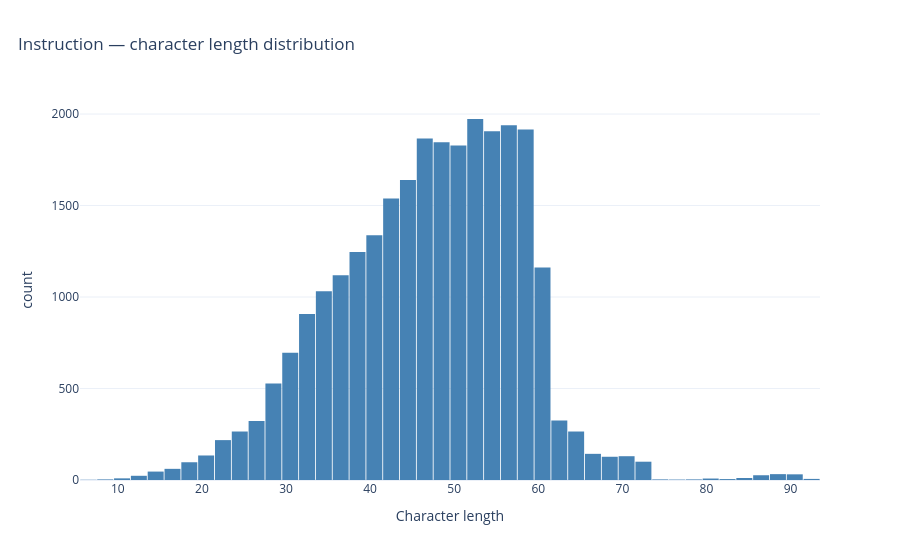
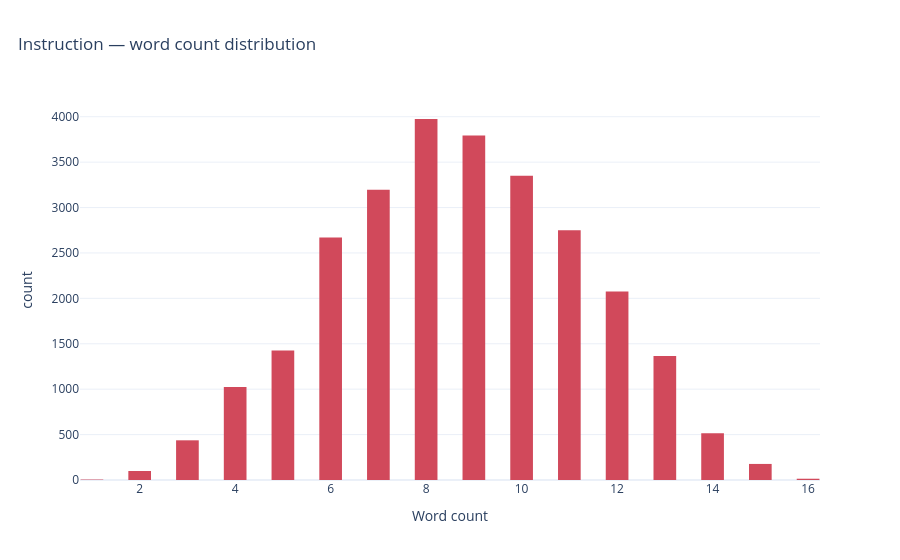
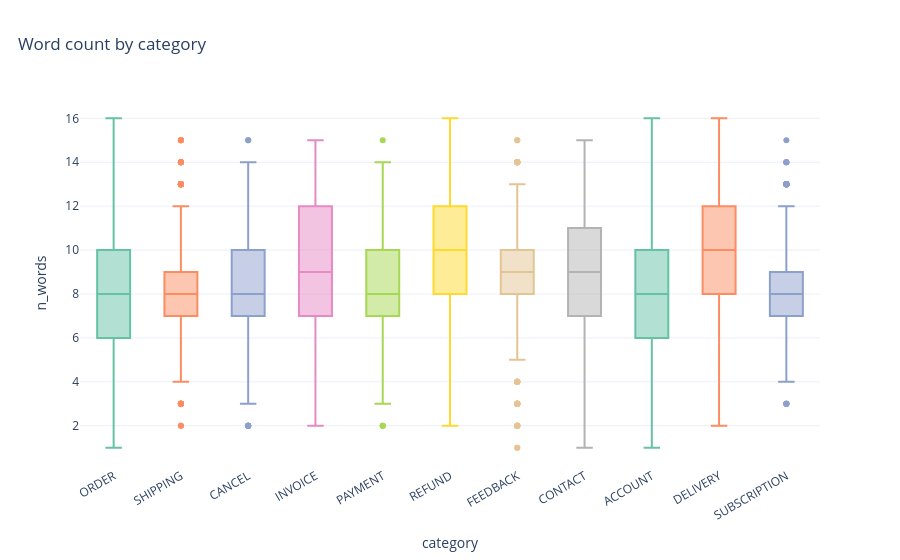

The notebook cell these images were saved under, in order:
### Markdown cell above
### 4. Text Length Distribution
**Checking for:** Utterance length in words and characters.

**Model signals:** Median ~8 words. Short text weakens bag-of-words models as there are fewer discriminating terms per sample. Transformer models handle short sequences natively without truncation.

### Code cell
# =============================================================================
# TEXT LENGTH ANALYSIS
# =============================================================================
section("Text length analysis")

df["n_chars"] = df[FEATURE_COL].str.len()
df["n_words"] = df[FEATURE_COL].str.split().str.len()

print("-" * 80)
print(df[["n_chars", "n_words"]].describe().round(2).to_string())

fig = px.histogram(
    df, x="n_chars", nbins=60,
    title="Instruction — character length distribution",
    labels={"n_chars": "Character length", "count": "Count"}
)
fig.update_traces(marker_color=C_BLUE)
fig.update_layout(bargap=0.05, title_x=0.02)
fig.show()

fig = px.histogram(
    df, x="n_words", nbins=40,
    title="Instruction — word count distribution",
    labels={"n_words": "Word count", "count": "Count"}
)
fig.update_traces(marker_color=C_RED)
fig.update_layout(bargap=0.05, title_x=0.02)
fig.show()

fig = px.box(
    df, y="n_words", x="category",
    title="Word count by category",
    color="category",
    color_discrete_sequence=COLORS_SEQ
)
fig.update_layout(title_x=0.02, xaxis_tickangle=-30, showlegend=False)
fig.show()

### Figure 1 — Plotly figure (JSON) as saved in the notebook; plotly's stock layout.template omitted (floating-point values rounded to 4 significant figures; data arrays with more than 128 entries replaced by an {"elided": "..."} marker saying what was removed)
{"data": [{"bingroup": "x", "hovertemplate": "Character length=%{x}<br>count=%{y}<extra></extra>", "legendgroup": "", "marker": {"color": "steelblue", "pattern": {"shape": ""}}, "name": "", "nbinsx": 60, "orientation": "v", "showlegend": false, "type": "histogram", "x": {"elided": "26872 int values"}, "xaxis": "x", "yaxis": "y"}], "layout": {"bargap": 0.05, "barmode": "relative", "legend": {"tracegroupgap": 0}, "title": {"text": "Instruction — character length distribution", "x": 0.02}, "xaxis": {"anchor": "y", "domain": [0, 1], "title": {"text": "Character length"}}, "yaxis": {"anchor": "x", "domain": [0, 1], "title": {"text": "count"}}}}

### Figure 2 — Plotly figure (JSON) as saved in the notebook; plotly's stock layout.template omitted (floating-point values rounded to 4 significant figures; data arrays with more than 128 entries replaced by an {"elided": "..."} marker saying what was removed)
{"data": [{"bingroup": "x", "hovertemplate": "Word count=%{x}<br>count=%{y}<extra></extra>", "legendgroup": "", "marker": {"color": "#D1495B", "pattern": {"shape": ""}}, "name": "", "nbinsx": 40, "orientation": "v", "showlegend": false, "type": "histogram", "x": {"elided": "26872 int values"}, "xaxis": "x", "yaxis": "y"}], "layout": {"bargap": 0.05, "barmode": "relative", "legend": {"tracegroupgap": 0}, "title": {"text": "Instruction — word count distribution", "x": 0.02}, "xaxis": {"anchor": "y", "domain": [0, 1], "title": {"text": "Word count"}}, "yaxis": {"anchor": "x", "domain": [0, 1], "title": {"text": "count"}}}}

### Figure 3 — Plotly figure (JSON) as saved in the notebook; plotly's stock layout.template omitted (floating-point values rounded to 4 significant figures; data arrays with more than 128 entries replaced by an {"elided": "..."} marker saying what was removed)
{"data": [{"alignmentgroup": "True", "hovertemplate": "category=%{x}<br>n_words=%{y}<extra></extra>", "legendgroup": "ORDER", "marker": {"color": "rgb(102,194,165)"}, "name": "ORDER", "notched": false, "offsetgroup": "ORDER", "orientation": "v", "showlegend": true, "type": "box", "x": {"elided": "3988 str values"}, "x0": " ", "xaxis": "x", "y": {"elided": "3988 int values"}, "y0": " ", "yaxis": "y"}, {"alignmentgroup": "True", "hovertemplate": "category=%{x}<br>n_words=%{y}<extra></extra>", "legendgroup": "SHIPPING", "marker": {"color": "rgb(252,141,98)"}, "name": "SHIPPING", "notched": false, "offsetgroup": "SHIPPING", "orientation": "v", "showlegend": true, "type": "box", "x": {"elided": "1970 str values"}, "x0": " ", "xaxis": "x", "y": {"elided": "1970 int values"}, "y0": " ", "yaxis": "y"}, {"alignmentgroup": "True", "hovertemplate": "category=%{x}<br>n_words=%{y}<extra></extra>", "legendgroup": "CANCEL", "marker": {"color": "rgb(141,160,203)"}, "name": "CANCEL", "notched": false, "offsetgroup": "CANCEL", "orientation": "v", "showlegend": true, "type": "box", "x": {"elided": "950 str values"}, "x0": " ", "xaxis": "x", "y": {"elided": "950 int values"}, "y0": " ", "yaxis": "y"}, {"alignmentgroup": "True", "hovertemplate": "category=%{x}<br>n_words=%{y}<extra></extra>", "legendgroup": "INVOICE", "marker": {"color": "rgb(231,138,195)"}, "name": "INVOICE", "notched": false, "offsetgroup": "INVOICE", "orientation": "v", "showlegend": true, "type": "box", "x": {"elided": "1999 str values"}, "x0": " ", "xaxis": "x", "y": {"elided": "1999 int values"}, "y0": " ", "yaxis": "y"}, {"alignmentgroup": "True", "hovertemplate": "category=%{x}<br>n_words=%{y}<extra></extra>", "legendgroup": "PAYMENT", "marker": {"color": "rgb(166,216,84)"}, "name": "PAYMENT", "notched": false, "offsetgroup": "PAYMENT", "orientation": "v", "showlegend": true, "type": "box", "x": {"elided": "1998 str values"}, "x0": " ", "xaxis": "x", "y": {"elided": "1998 int values"}, "y0": " ", "yaxis": "y"}, {"alignmentgroup": "True", "hovertemplate": "category=%{x}<br>n_words=%{y}<extra></extra>", "legendgroup": "REFUND", "marker": {"color": "rgb(255,217,47)"}, "name": "REFUND", "notched": false, "offsetgroup": "REFUND", "orientation": "v", "showlegend": true, "type": "box", "x": {"elided": "2992 str values"}, "x0": " ", "xaxis": "x", "y": {"elided": "2992 int values"}, "y0": " ", "yaxis": "y"}, {"alignmentgroup": "True", "hovertemplate": "category=%{x}<br>n_words=%{y}<extra></extra>", "legendgroup": "FEEDBACK", "marker": {"color": "rgb(229,196,148)"}, "name": "FEEDBACK", "notched": false, "offsetgroup": "FEEDBACK", "orientation": "v", "showlegend": true, "type": "box", "x": {"elided": "1997 str values"}, "x0": " ", "xaxis": "x", "y": {"elided": "1997 int values"}, "y0": " ", "yaxis": "y"}, {"alignmentgroup": "True", "hovertemplate": "category=%{x}<br>n_words=%{y}<extra></extra>", "legendgroup": "CONTACT", "marker": {"color": "rgb(179,179,179)"}, "name": "CONTACT", "notched": false, "offsetgroup": "CONTACT", "orientation": "v", "showlegend": true, "type": "box", "x": {"elided": "1999 str values"}, "x0": " ", "xaxis": "x", "y": {"elided": "1999 int values"}, "y0": " ", "yaxis": "y"}, {"alignmentgroup": "True", "hovertemplate": "category=%{x}<br>n_words=%{y}<extra></extra>", "legendgroup": "ACCOUNT", "marker": {"color": "rgb(102,194,165)"}, "name": "ACCOUNT", "notched": false, "offsetgroup": "ACCOUNT", "orientation": "v", "showlegend": true, "type": "box", "x": {"elided": "5986 str values"}, "x0": " ", "xaxis": "x", "y": {"elided": "5986 int values"}, "y0": " ", "yaxis": "y"}, {"alignmentgroup": "True", "hovertemplate": "category=%{x}<br>n_words=%{y}<extra></extra>", "legendgroup": "DELIVERY", "marker": {"color": "rgb(252,141,98)"}, "name": "DELIVERY", "notched": false, "offsetgroup": "DELIVERY", "orientation": "v", "showlegend": true, "type": "box", "x": {"elided": "1994 str values"}, "x0": " ", "xaxis": "x", "y": {"elided": "1994 int values"}, "y0": " ", "yaxis": "y"}, {"alignmentgroup": "True", "hovertemplate": "category=%{x}<br>n_words=%{y}<extra></extra>", "legendgroup": "SUBSCRIPTION", "marker": {"color": "rgb(141,160,203)"}, "name": "SUBSCRIPTION", "notched": false, "offsetgroup": "SUBSCRIPTION", "orientation": "v", "showlegend": true, "type": "box", "x": {"elided": "999 str values"}, "x0": " ", "xaxis": "x", "y": {"elided": "999 int values"}, "y0": " ", "yaxis": "y"}], "layout": {"boxmode": "overlay", "legend": {"title": {"text": "category"}, "tracegroupgap": 0}, "showlegend": false, "title": {"text": "Word count by category", "x": 0.02}, "xaxis": {"anchor": "y", "categoryarray": ["ORDER", "SHIPPING", "CANCEL", "INVOICE", "PAYMENT", "REFUND", "FEEDBACK", "CONTACT", "ACCOUNT", "DELIVERY", "SUBSCRIPTION"], "categoryorder": "array", "domain": [0, 1], "tickangle": -30, "title": {"text": "category"}}, "yaxis": {"anchor": "x", "domain": [0, 1], "title": {"text": "n_words"}}}}
